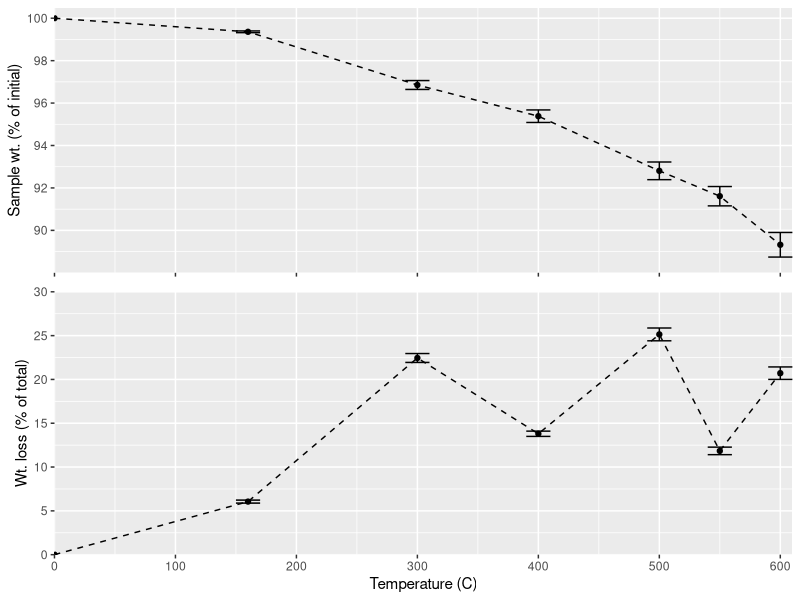

Source code (R):
library(tidyverse)
library(plotrix)
library(cowplot)
ramped=read_csv("./Howard_et_al_data.csv")

x0 = 100*(ramped$org_wt)/(ramped$org_wt)
x160 = 100*(ramped$`160remains`)/(ramped$org_wt)
x300 = 100*(ramped$`300remains`)/(ramped$org_wt)              
x400 = 100*(ramped$`400remains`)/(ramped$org_wt)      
x500 = 100*(ramped$`500remains`)/(ramped$org_wt)     
x550 = 100*(ramped$`550remains`)/(ramped$org_wt)
x600 = 100*(ramped$`600remains`)/(ramped$org_wt)

averageramped <- tibble(x0,x160,x300,x400,x500,x550,x600) %>% 
  gather("temp_id", "values")


summary <- averageramped %>% 
  group_by(temp_id) %>% 
  summarise(mean= mean(values, na.rm = TRUE), 
            SE = std.error(values, na.rm = TRUE)) %>% 
  mutate(temp = as.numeric(str_remove_all(temp_id, "x")))

###
top_plot <- summary %>% 
  ggplot(aes(temp,mean))+
  geom_point()+  
  geom_errorbar(aes(ymin=mean-SE, ymax=mean+SE), width=20) +
  geom_line(linetype = "dashed")+
  scale_x_continuous(expand = c(0, 0), 
                     breaks=seq(from = 0, to = 600, by = 100),
                     limits = c(0,610))+
  scale_y_continuous(expand = c(0, 0), 
                     breaks=seq(90,100,2),
                     limits = c(88,100.5))+
  labs(x = "",
       y = "Sample wt. (% of initial)")+
  theme(axis.title.x=element_blank(),
        axis.text.x=element_blank())


#####

totalweightloss=ramped$`160off`+ramped$`300off`+ramped$`400off`+
  ramped$`500off`+ramped$`550off`+ramped$`600off`

"x0" = (ramped$org_wt)-(ramped$org_wt)
"x160" = 100*(ramped$`160off`)/(totalweightloss)
"x300" = 100*(ramped$`300off`)/(totalweightloss)              
"x400" = 100*(ramped$`400off`)/(totalweightloss)      
"x500" = 100*(ramped$`500off`)/(totalweightloss)     
"x550" = 100*(ramped$`550off`)/(totalweightloss)
"x600" = 100*(ramped$`600off`)/(totalweightloss)


averageramped <- tibble(x0,x160,x300,x400,x500,x550,x600) %>% 
  gather("temp_id", "values")


summary <- averageramped %>% 
  group_by(temp_id) %>% 
  summarise(mean= mean(values, na.rm = TRUE), 
            SE = std.error(values, na.rm = TRUE)) %>% 
  ungroup() %>% 
  mutate(temp = as.numeric(str_remove_all(temp_id, "x")))

bottom_plot <- summary %>% 
  ggplot(aes(temp,mean))+
  geom_point()+  
  geom_errorbar(aes(ymin=mean-SE, ymax=mean+SE), width=20) +
  geom_line(linetype = "dashed")+
  scale_x_continuous(expand = c(0, 0), 
                     breaks=seq(from = 0, to = 600, by = 100),
                     limits = c(0,610))+
  scale_y_continuous(expand = c(0, 0), 
                     breaks=seq(0,30,5),
                     limits = c(0,30))+
  labs(x = "Temperature (C)",
       y = "Wt. loss (% of total)")


big_plot <- plot_grid(top_plot, bottom_plot, ncol = 1, rel_heights = c(.9,1),
                      align = 'v', axis = 'l') # aligning vertically along the left axis


ggsave("sup2_ramped_loi.pdf",big_plot, width = 6.8, height = 4.6)
